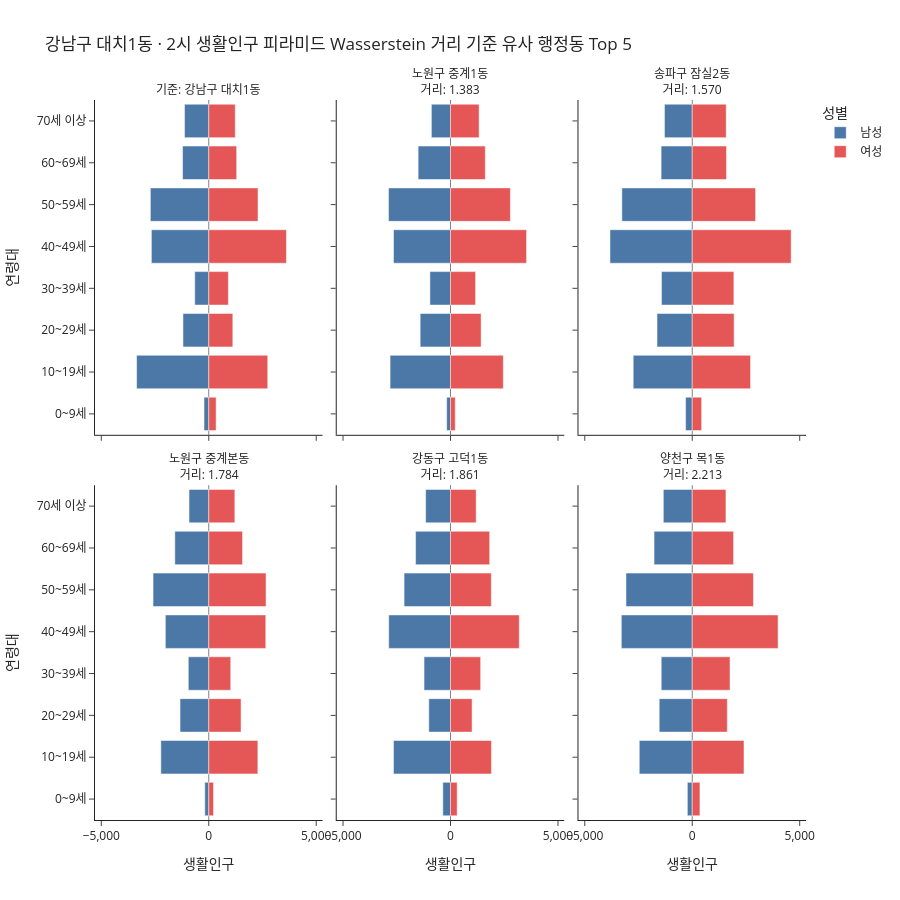

Notebook source saved alongside this figure:
### Code cell
# 대치1동, 오전 2시 생활인구 피라미드와 가장 유사한 행정동 Top 5를 비교
# 서울의 대표적인 학군지인 고덕동, 중계동, 잠실동, 목동이 유사한 생활인구 피라미드 형태를 보임

fig, similar_dongs = wasserstein_distance_pyramid(
    SPOP_2025_ADM_age_mid,
    gu_name='강남구',
    dong_name='대치1동',
    hour=2,
    top_n=5
)

display(similar_dongs)

fig.show()
fig.write_html("html/2_7.html")

### Figure 1 — Plotly figure (JSON) as saved in the notebook; plotly's stock layout.template omitted (floating-point values rounded to 4 significant figures)
{"data": [{"customdata": [[220.3], [3357.0], [1199.0], [651.9], [2670.0], [2717.0], [1219.0], [1128.0]], "hovertemplate": "성별=남성<br>행정동=기준: 강남구 대치1동<br>생활인구=%{customdata[0]:,.0f}<br>연령대=%{y}<extra></extra>", "legendgroup": "남성", "marker": {"color": "#4C78A8", "pattern": {"shape": ""}}, "name": "남성", "orientation": "h", "showlegend": true, "textposition": "auto", "type": "bar", "x": [-220.3, -3357.0, -1199.0, -651.9, -2670.0, -2717.0, -1219.0, -1128.0], "xaxis": "x4", "y": ["0~9세", "10~19세", "20~29세", "30~39세", "40~49세", "50~59세", "60~69세", "70세 이상"], "yaxis": "y4"}, {"customdata": [[342.4], [2745.0], [1120.0], [913.4], [3613.0], [2292.0], [1299.0], [1233.0]], "hovertemplate": "성별=여성<br>행정동=기준: 강남구 대치1동<br>생활인구=%{customdata[0]:,.0f}<br>연령대=%{y}<extra></extra>", "legendgroup": "여성", "marker": {"color": "#E45756", "pattern": {"shape": ""}}, "name": "여성", "orientation": "h", "showlegend": true, "textposition": "auto", "type": "bar", "x": [342.4, 2745.0, 1120.0, 913.4, 3613.0, 2292.0, 1299.0, 1233.0], "xaxis": "x4", "y": ["0~9세", "10~19세", "20~29세", "30~39세", "40~49세", "50~59세", "60~69세", "70세 이상"], "yaxis": "y4"}, {"customdata": [[178.5], [2811.0], [1411.0], [958.5], [2652.0], [2883.0], [1506.0], [889.1]], "hovertemplate": "성별=남성<br>행정동=노원구 중계1동<br>거리: 1.383<br>생활인구=%{customdata[0]:,.0f}<br>연령대=%{y}<extra></extra>", "legendgroup": "남성", "marker": {"color": "#4C78A8", "pattern": {"shape": ""}}, "name": "남성", "orientation": "h", "showlegend": false, "textposition": "auto", "type": "bar", "x": [-178.5, -2811.0, -1411.0, -958.5, -2652.0, -2883.0, -1506.0, -889.1], "xaxis": "x5", "y": ["0~9세", "10~19세", "20~29세", "30~39세", "40~49세", "50~59세", "60~69세", "70세 이상"], "yaxis": "y5"}, {"customdata": [[222.5], [2458.0], [1425.0], [1167.0], [3539.0], [2786.0], [1620.0], [1331.0]], "hovertemplate": "성별=여성<br>행정동=노원구 중계1동<br>거리: 1.383<br>생활인구=%{customdata[0]:,.0f}<br>연령대=%{y}<extra></extra>", "legendgroup": "여성", "marker": {"color": "#E45756", "pattern": {"shape": ""}}, "name": "여성", "orientation": "h", "showlegend": false, "textposition": "auto", "type": "bar", "x": [222.5, 2458.0, 1425.0, 1167.0, 3539.0, 2786.0, 1620.0, 1331.0], "xaxis": "x5", "y": ["0~9세", "10~19세", "20~29세", "30~39세", "40~49세", "50~59세", "60~69세", "70세 이상"], "yaxis": "y5"}, {"customdata": [[308.4], [2746.0], [1639.0], [1431.0], [3827.0], [3274.0], [1448.0], [1292.0]], "hovertemplate": "성별=남성<br>행정동=송파구 잠실2동<br>거리: 1.570<br>생활인구=%{customdata[0]:,.0f}<br>연령대=%{y}<extra></extra>", "legendgroup": "남성", "marker": {"color": "#4C78A8", "pattern": {"shape": ""}}, "name": "남성", "orientation": "h", "showlegend": false, "textposition": "auto", "type": "bar", "x": [-308.4, -2746.0, -1639.0, -1431.0, -3827.0, -3274.0, -1448.0, -1292.0], "xaxis": "x6", "y": ["0~9세", "10~19세", "20~29세", "30~39세", "40~49세", "50~59세", "60~69세", "70세 이상"], "yaxis": "y6"}, {"customdata": [[437.3], [2713.0], [1949.0], [1937.0], [4602.0], [2947.0], [1594.0], [1581.0]], "hovertemplate": "성별=여성<br>행정동=송파구 잠실2동<br>거리: 1.570<br>생활인구=%{customdata[0]:,.0f}<br>연령대=%{y}<extra></extra>", "legendgroup": "여성", "marker": {"color": "#E45756", "pattern": {"shape": ""}}, "name": "여성", "orientation": "h", "showlegend": false, "textposition": "auto", "type": "bar", "x": [437.3, 2713.0, 1949.0, 1937.0, 4602.0, 2947.0, 1594.0, 1581.0], "xaxis": "x6", "y": ["0~9세", "10~19세", "20~29세", "30~39세", "40~49세", "50~59세", "60~69세", "70세 이상"], "yaxis": "y6"}, {"customdata": [[185.8], [2229.0], [1336.0], [951.9], [2020.0], [2592.0], [1579.0], [918.3]], "hovertemplate": "성별=남성<br>행정동=노원구 중계본동<br>거리: 1.784<br>생활인구=%{customdata[0]:,.0f}<br>연령대=%{y}<extra></extra>", "legendgroup": "남성", "marker": {"color": "#4C78A8", "pattern": {"shape": ""}}, "name": "남성", "orientation": "h", "showlegend": false, "textposition": "auto", "type": "bar", "x": [-185.8, -2229.0, -1336.0, -951.9, -2020.0, -2592.0, -1579.0, -918.3], "xaxis": "x", "y": ["0~9세", "10~19세", "20~29세", "30~39세", "40~49세", "50~59세", "60~69세", "70세 이상"], "yaxis": "y"}, {"customdata": [[221.8], [2284.0], [1503.0], [1023.0], [2654.0], [2666.0], [1572.0], [1214.0]], "hovertemplate": "성별=여성<br>행정동=노원구 중계본동<br>거리: 1.784<br>생활인구=%{customdata[0]:,.0f}<br>연령대=%{y}<extra></extra>", "legendgroup": "여성", "marker": {"color": "#E45756", "pattern": {"shape": ""}}, "name": "여성", "orientation": "h", "showlegend": false, "textposition": "auto", "type": "bar", "x": [221.8, 2284.0, 1503.0, 1023.0, 2654.0, 2666.0, 1572.0, 1214.0], "xaxis": "x", "y": ["0~9세", "10~19세", "20~29세", "30~39세", "40~49세", "50~59세", "60~69세", "70세 이상"], "yaxis": "y"}, {"customdata": [[357.0], [2653.0], [1009.0], [1231.0], [2875.0], [2160.0], [1625.0], [1157.0]], "hovertemplate": "성별=남성<br>행정동=강동구 고덕1동<br>거리: 1.861<br>생활인구=%{customdata[0]:,.0f}<br>연령대=%{y}<extra></extra>", "legendgroup": "남성", "marker": {"color": "#4C78A8", "pattern": {"shape": ""}}, "name": "남성", "orientation": "h", "showlegend": false, "textposition": "auto", "type": "bar", "x": [-357.0, -2653.0, -1009.0, -1231.0, -2875.0, -2160.0, -1625.0, -1157.0], "xaxis": "x2", "y": ["0~9세", "10~19세", "20~29세", "30~39세", "40~49세", "50~59세", "60~69세", "70세 이상"], "yaxis": "y2"}, {"customdata": [[310.1], [1905.0], [1004.0], [1403.0], [3200.0], [1899.0], [1823.0], [1194.0]], "hovertemplate": "성별=여성<br>행정동=강동구 고덕1동<br>거리: 1.861<br>생활인구=%{customdata[0]:,.0f}<br>연령대=%{y}<extra></extra>", "legendgroup": "여성", "marker": {"color": "#E45756", "pattern": {"shape": ""}}, "name": "여성", "orientation": "h", "showlegend": false, "textposition": "auto", "type": "bar", "x": [310.1, 1905.0, 1004.0, 1403.0, 3200.0, 1899.0, 1823.0, 1194.0], "xaxis": "x2", "y": ["0~9세", "10~19세", "20~29세", "30~39세", "40~49세", "50~59세", "60~69세", "70세 이상"], "yaxis": "y2"}, {"customdata": [[227.4], [2465.0], [1537.0], [1443.0], [3300.0], [3083.0], [1776.0], [1345.0]], "hovertemplate": "성별=남성<br>행정동=양천구 목1동<br>거리: 2.213<br>생활인구=%{customdata[0]:,.0f}<br>연령대=%{y}<extra></extra>", "legendgroup": "남성", "marker": {"color": "#4C78A8", "pattern": {"shape": ""}}, "name": "남성", "orientation": "h", "showlegend": false, "textposition": "auto", "type": "bar", "x": [-227.4, -2465.0, -1537.0, -1443.0, -3300.0, -3083.0, -1776.0, -1345.0], "xaxis": "x3", "y": ["0~9세", "10~19세", "20~29세", "30~39세", "40~49세", "50~59세", "60~69세", "70세 이상"], "yaxis": "y3"}, {"customdata": [[358.4], [2408.0], [1631.0], [1758.0], [3993.0], [2848.0], [1923.0], [1568.0]], "hovertemplate": "성별=여성<br>행정동=양천구 목1동<br>거리: 2.213<br>생활인구=%{customdata[0]:,.0f}<br>연령대=%{y}<extra></extra>", "legendgroup": "여성", "marker": {"color": "#E45756", "pattern": {"shape": ""}}, "name": "여성", "orientation": "h", "showlegend": false, "textposition": "auto", "type": "bar", "x": [358.4, 2408.0, 1631.0, 1758.0, 3993.0, 2848.0, 1923.0, 1568.0], "xaxis": "x3", "y": ["0~9세", "10~19세", "20~29세", "30~39세", "40~49세", "50~59세", "60~69세", "70세 이상"], "yaxis": "y3"}], "layout": {"annotations": [{"font": {}, "showarrow": false, "text": "노원구 중계본동<br>거리: 1.784", "x": 0.16, "xanchor": "center", "xref": "paper", "y": 0.465, "yanchor": "bottom", "yref": "paper"}, {"font": {}, "showarrow": false, "text": "강동구 고덕1동<br>거리: 1.861", "x": 0.5, "xanchor": "center", "xref": "paper", "y": 0.465, "yanchor": "bottom", "yref": "paper"}, {"font": {}, "showarrow": false, "text": "양천구 목1동<br>거리: 2.213", "x": 0.84, "xanchor": "center", "xref": "paper", "y": 0.465, "yanchor": "bottom", "yref": "paper"}, {"font": {}, "showarrow": false, "text": "기준: 강남구 대치1동", "x": 0.16, "xanchor": "center", "xref": "paper", "y": 1.0, "yanchor": "bottom", "yref": "paper"}, {"font": {}, "showarrow": false, "text": "노원구 중계1동<br>거리: 1.383", "x": 0.5, "xanchor": "center", "xref": "paper", "y": 1.0, "yanchor": "bottom", "yref": "paper"}, {"font": {}, "showarrow": false, "text": "송파구 잠실2동<br>거리: 1.570", "x": 0.84, "xanchor": "center", "xref": "paper", "y": 1.0, "yanchor": "bottom", "yref": "paper"}], "barmode": "relative", "height": 900, "legend": {"title": {"text": "성별"}, "tracegroupgap": 0}, "title": {"text": "강남구 대치1동 · 2시 생활인구 피라미드 Wasserstein 거리 기준 유사 행정동 Top 5"}, "xaxis": {"anchor": "y", "domain": [0, 0.32], "range": [-5293.0, 5293.0], "tickformat": ",.0f", "title": {"text": "생활인구"}, "zeroline": true, "zerolinecolor": "gray"}, "xaxis2": {"anchor": "y2", "domain": [0.34, 0.66], "matches": "x", "range": [-5293.0, 5293.0], "tickformat": ",.0f", "title": {"text": "생활인구"}, "zeroline": true, "zerolinecolor": "gray"}, "xaxis3": {"anchor": "y3", "domain": [0.68, 1.0], "matches": "x", "range": [-5293.0, 5293.0], "tickformat": ",.0f", "title": {"text": "생활인구"}, "zeroline": true, "zerolinecolor": "gray"}, "xaxis4": {"anchor": "y4", "domain": [0, 0.32], "matches": "x", "range": [-5293.0, 5293.0], "showticklabels": false, "tickformat": ",.0f", "zeroline": true, "zerolinecolor": "gray"}, "xaxis5": {"anchor": "y5", "domain": [0.34, 0.66], "matches": "x", "range": [-5293.0, 5293.0], "showticklabels": false, "tickformat": ",.0f", "zeroline": true, "zerolinecolor": "gray"}, "xaxis6": {"anchor": "y6", "domain": [0.68, 1.0], "matches": "x", "range": [-5293.0, 5293.0], "showticklabels": false, "tickformat": ",.0f", "zeroline": true, "zerolinecolor": "gray"}, "yaxis": {"anchor": "x", "autorange": false, "categoryarray": ["0~9세", "10~19세", "20~29세", "30~39세", "40~49세", "50~59세", "60~69세", "70세 이상"], "categoryorder": "array", "domain": [0, 0.465], "range": [-0.5, 7.5], "title": {"text": "연령대"}}, "yaxis2": {"anchor": "x2", "autorange": false, "categoryarray": ["0~9세", "10~19세", "20~29세", "30~39세", "40~49세", "50~59세", "60~69세", "70세 이상"], "categoryorder": "array", "domain": [0, 0.465], "matches": "y", "range": [-0.5, 7.5], "showticklabels": false}, "yaxis3": {"anchor": "x3", "autorange": false, "categoryarray": ["0~9세", "10~19세", "20~29세", "30~39세", "40~49세", "50~59세", "60~69세", "70세 이상"], "categoryorder": "array", "domain": [0, 0.465], "matches": "y", "range": [-0.5, 7.5], "showticklabels": false}, "yaxis4": {"anchor": "x4", "autorange": false, "categoryarray": ["0~9세", "10~19세", "20~29세", "30~39세", "40~49세", "50~59세", "60~69세", "70세 이상"], "categoryorder": "array", "domain": [0.535, 1.0], "matches": "y", "range": [-0.5, 7.5], "title": {"text": "연령대"}}, "yaxis5": {"anchor": "x5", "autorange": false, "categoryarray": ["0~9세", "10~19세", "20~29세", "30~39세", "40~49세", "50~59세", "60~69세", "70세 이상"], "categoryorder": "array", "domain": [0.535, 1.0], "matches": "y", "range": [-0.5, 7.5], "showticklabels": false}, "yaxis6": {"anchor": "x6", "autorange": false, "categoryarray": ["0~9세", "10~19세", "20~29세", "30~39세", "40~49세", "50~59세", "60~69세", "70세 이상"], "categoryorder": "array", "domain": [0.535, 1.0], "matches": "y", "range": [-0.5, 7.5], "showticklabels": false}}}
